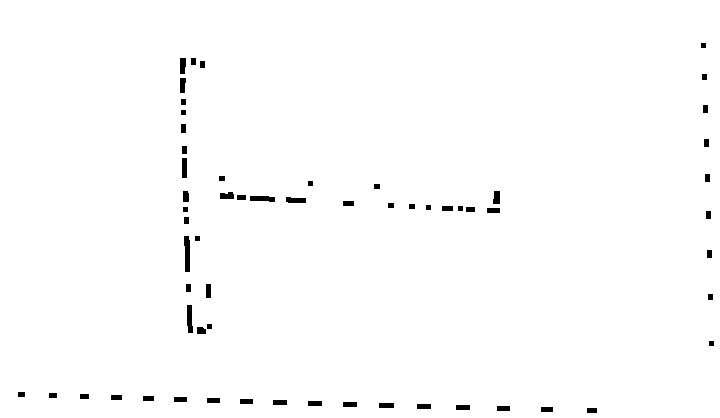
#> input picture mv/zhangzhenyou/output/ruler_analysis/03_binary.jpg, 720 x 418 px
$ python -i ruler_analysis.py   (imports and definitions only)   (older library calls are emulated)
#> lines starting #> are read from the running program, lines starting #| are printed output that depends on the picture; after the words box and inside, x2 and y2 are one past the last pixel; in counts of white or black regions, pixels touching at a corner belong together
#> further down, picture is the input picture: shape (418, 720, 3); min 0, max 255, mean 252.2
import os
import cv2
import numpy as np
from test import load_calibration_result


# [106 lines left out: functions calculate_pixel_to_mm_ratio, remove_shadow_edges, undistort_image, remove_black_borders, not called in this run]


def detect_rulers_with_edges(img):
    """使用边缘检测和Hough变换检测尺子"""
    # 转换为灰度图
    if len(img.shape) == 3:
        gray = cv2.cvtColor(img, cv2.COLOR_BGR2GRAY)
    else:
        gray = img

    # 创建掩码来屏蔽黑边
    # 找到非黑色像素的边界
    rows = np.where(np.max(gray, axis=1) > 20)[0]
#> rows = 418 values from 0 to 417
    cols = np.where(np.max(gray, axis=0) > 20)[0]
#> cols = 720 values from 0 to 719

    if len(rows) > 0 and len(cols) > 0:
        y_min, y_max = rows[0], rows[-1]
#> y_min = 0; y_max = 417
        x_min, x_max = cols[0], cols[-1]
#> x_min = 0; x_max = 719

        # 创建掩码
        mask = np.zeros_like(gray)
        mask[y_min:y_max+1, x_min:x_max+1] = 255

        # 应用掩码
        gray_masked = cv2.bitwise_and(gray, mask)
    else:
        gray_masked = gray

    # 应用高斯模糊以减少噪声
    blurred = cv2.GaussianBlur(gray_masked, (5, 5), 0)

    # 边缘检测
    edges = cv2.Canny(blurred, 50, 150)
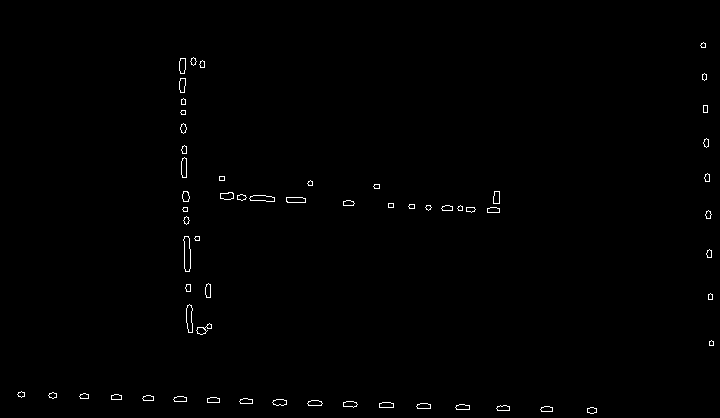
#> edges: shape (418, 720); 0.56% white in thin lines or dots, all inside (x1, y1, x2, y2) = (17, 42, 714, 414)

    # 膨胀边缘以连接断裂的线
    kernel = cv2.getStructuringElement(cv2.MORPH_RECT, (3, 3))
    edges = cv2.dilate(edges, kernel, iterations=2)
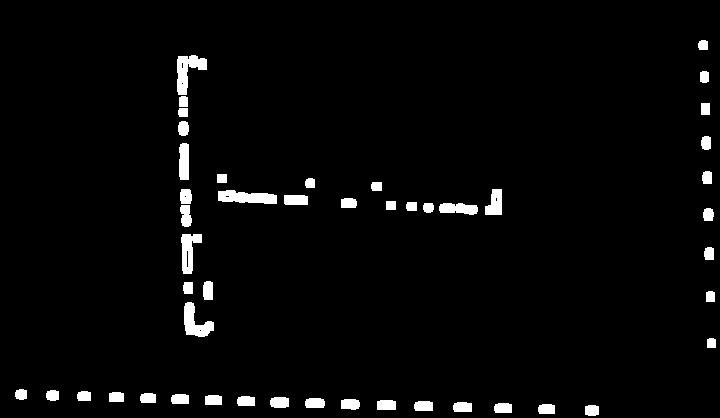
#> edges: shape (418, 720); 3% white; 48 white regions, largest, box (x1, y1, x2, y2) and area: (177, 55, 207, 95) 618, (218, 190, 277, 204) 607, (184, 302, 214, 337) 552

    # 使用Hough线变换检测直线 - 多次尝试不同参数
    lines = cv2.HoughLinesP(edges, 1, np.pi/180, 20, minLineLength=30, maxLineGap=30)
#> lines = 83 rows, first 6: [186, 334, 186, 56], [15, 393, 598, 414], [16, 390, 598, 410], [15, 396, 454, 411], [180, 192, 307, 201], [16, 391, 598, 411]

    return edges, lines


# [592 lines left out: functions detect_corners_with_harris, find_edge_boundary, refine_corner_with_gradient, find_corners_from_coords, cluster_lines_into_rulers, draw_ruler_info and 2 more, not called in this run]


# [2 lines not run here, left out]

>>> import cv2
>>> picture = cv2.imread('../output/ruler_analysis/03_binary.jpg')
>>> result = detect_rulers_with_edges(picture)
